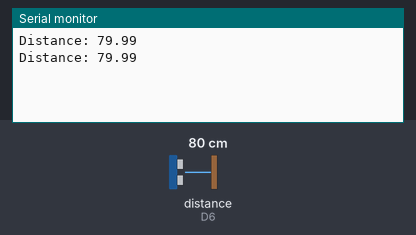
Simulated run of this sketch. Board: ESP8266 (NodeMCU). Parts: the last lines printed to the serial monitor. Wiring (inferred from the names in the program): ultrasonic range finder: trigger D5; echo D6. Inputs (shaded band) come from the test bench; at power-on: distance to the obstacle (sensor on D6) 80 cm. The echo pulse lasts 58.3 µs per cm.

Above: at 2.8 s.
2.9 s: distance to the obstacle (sensor on D6) set to 2 cm
At 4.5 s:
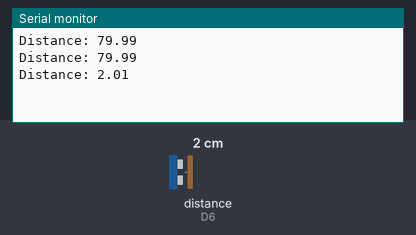
5.6 s: distance to the obstacle (sensor on D6) set to 4 cm
At 7.2 s:
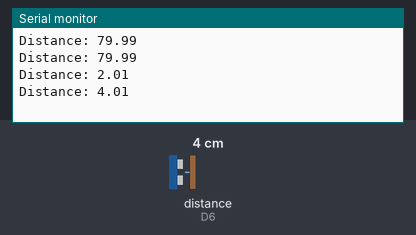
Timing chart, 0 to 8.7 s (numbered marks = the images above; inputs shaded):
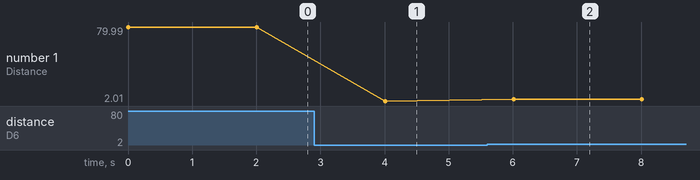

Measured:
- after the input at 2.9 s, the serial monitor: prints a new line after 1.1 s (image 1)
- after the input at 5.6 s, the serial monitor: prints a new line after 0.41 s (image 2)
- plotted number 1: 79.99 → 2.01 after the input at 2.9 s, 2.01 → 4.01 after the input at 5.6 s

The sketch:

ultrasonico.ino
```cpp
const int trigPin = D5; //Para ESP82266 usar D5 si o si;
const int echoPin = D6;//Para ESP82266 usar D6 si o si;

long duration;
float distance;

void setup() {
pinMode(trigPin, OUTPUT); // Sets the trigPin as an Output
pinMode(echoPin, INPUT); // Sets the echoPin as an Input
Serial.begin(115200); // Starts the serial communication
}

void loop() {
// Clears the trigPin
digitalWrite(trigPin, LOW);
delayMicroseconds(2);

// Sets the trigPin on HIGH state for 10 micro seconds
digitalWrite(trigPin, HIGH);
delayMicroseconds(10);
digitalWrite(trigPin, LOW);

// Reads the echoPin, returns the sound wave travel time in microseconds
duration = pulseIn(echoPin, HIGH);

// Calculating the distance
distance= (duration*0.0343)/2;
// Prints the distance on the Serial Monitor
Serial.print("Distance: ");
Serial.println(distance);
//Importante este delay de 2 seg. entre medidas
delay(2000);
}
```
